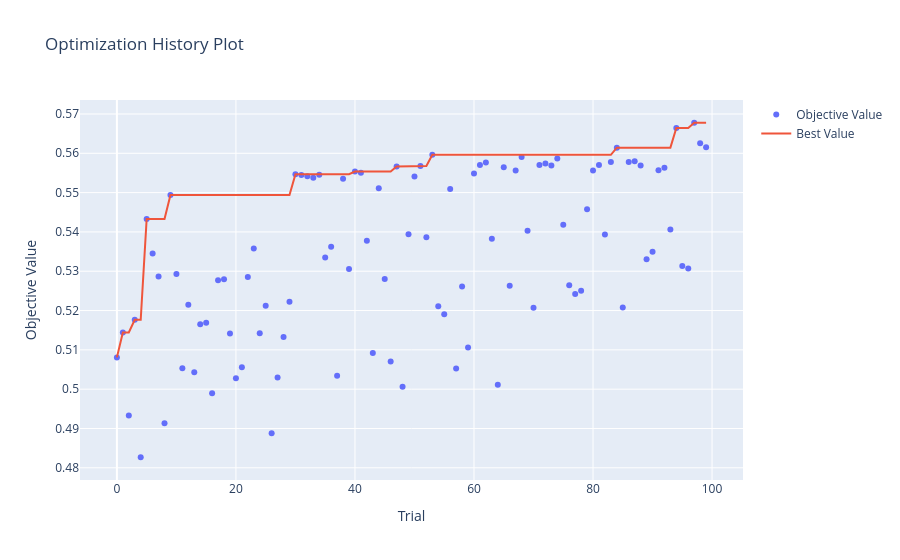

Notebook code for this chart:
### Markdown cell above
Train and optimize the model:

### Code cell
(optimized_RF, 
train_metrics_mean_RF,
train_metrics_std_RF, 
val_metrics_mean_RF, 
val_metrics_std_RF, 
test_metrics_RF,
precs_RF, recs_RF) = optimize_model_optuna_search(pipe_RF, params_dist_RF, 
                                                X_train, y_train, X_test, y_test, 
                                                cv=my_cv)
